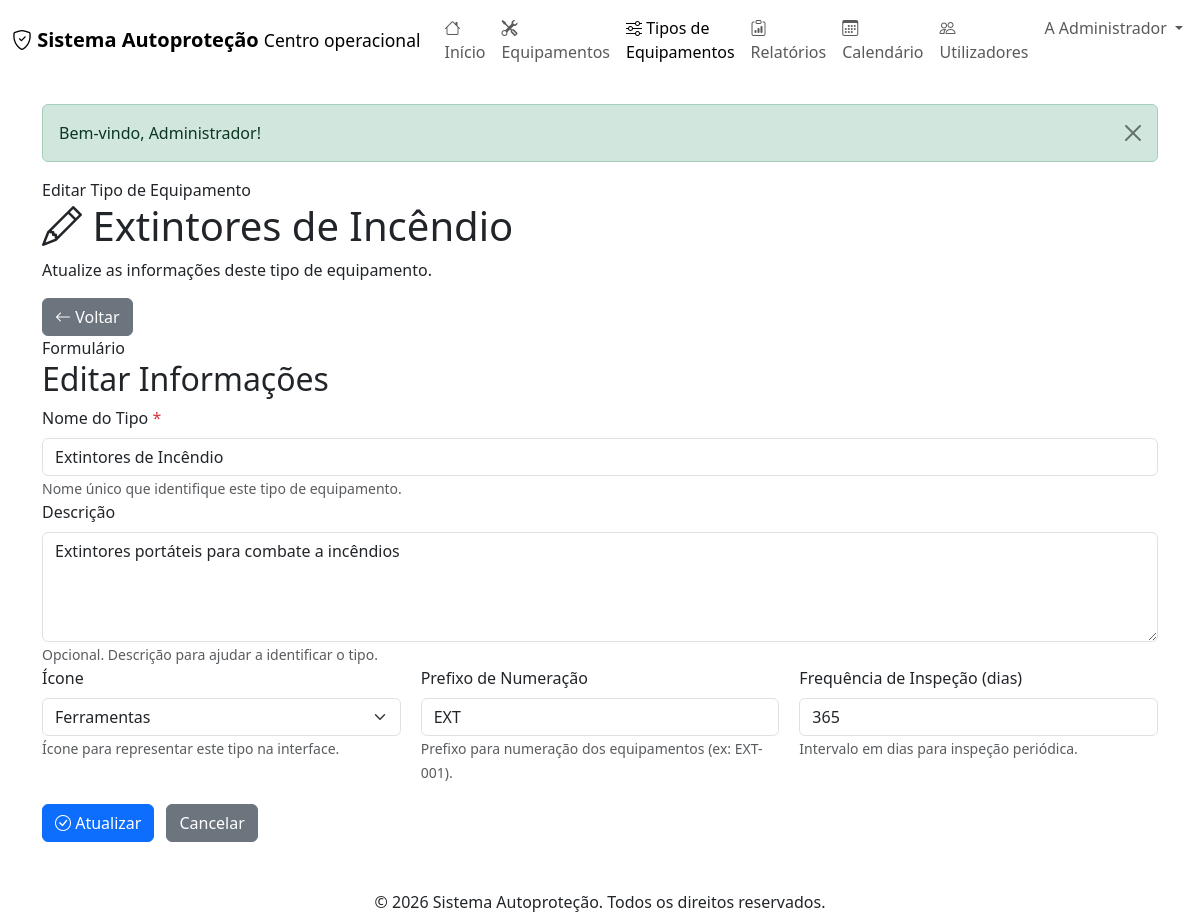
/index.php?controler=tipo_equipamento&acao=editar&id=1 (signed in), run on the app's committed database.
### tables this page shows
CREATE TABLE IF NOT EXISTS tipos_equipamentos (
    id INT AUTO_INCREMENT PRIMARY KEY,
    nome VARCHAR(100) NOT NULL,
    descricao TEXT,
    icone VARCHAR(50),
    prefixo_numeracao VARCHAR(20) COMMENT 'Prefixo para numeração dos equipamentos, ex: EXT, HID, LUM',
    proximo_numero INT DEFAULT 1 COMMENT 'Próximo número sequencial do tipo de equipamento',
    frequencia_inspecao INT COMMENT 'Frequência em dias',
    ativo BOOLEAN DEFAULT TRUE,
    data_criacao TIMESTAMP DEFAULT CURRENT_TIMESTAMP,
    UNIQUE KEY uk_tipo_nome (nome),
    INDEX idx_ativo (ativo)
);

### app/core/View.php (called while the page is built, shortened)
<?php
class View {
    public static function render($view, array $data = []) {
        $viewPath = APP_PATH . DIRECTORY_SEPARATOR . 'views' . DIRECTORY_SEPARATOR . str_replace('/', DIRECTORY_SEPARATOR, $view) . '.php';
        extract($data, EXTR_SKIP);
        require $viewPath;
        require APP_PATH . DIRECTORY_SEPARATOR . 'views' . DIRECTORY_SEPARATOR . 'layouts' . DIRECTORY_SEPARATOR . 'main.php';
    }
}

### app/core/Controller.php (called while the page is built, shortened)
<?php
abstract class Controller {
    protected function render($view, array $data = []) {
        View::render($view, $data);
    }
}

### app/controllers/TipoEquipamentoController.php (called while the page is built, shortened)
<?php
class TipoEquipamentoController extends Controller {
    private $tipoEquipamento;
    public function __construct() {
        $this->tipoEquipamento = new TipoEquipamento();
    }
    public function editar($id) {
        $tipo = $this->tipoEquipamento->getById($id);
        $this->render('tipos_equipamentos/editar', compact('tipo'));
    }
}

### app/core/Application.php (called while the page is built, shortened)
<?php
class Application {
    public function run() {
        $router = new Router();
        $route = $router->resolve($_GET);
        $this->dispatch($route);
    }
    private function registerAutoloader() {
        spl_autoload_register(function ($class) {
            $directories = [
                APP_PATH . DIRECTORY_SEPARATOR . 'core',
                APP_PATH . DIRECTORY_SEPARATOR . 'models',
                APP_PATH . DIRECTORY_SEPARATOR . 'controllers',
            ];
            foreach ($directories as $directory) {
                $file = $directory . DIRECTORY_SEPARATOR . $class . '.php';
                if (file_exists($file)) {
                    return;
                }
            }
        });
    }
    private function dispatch($route) {
        try {
            $controller = new $route['controller']();
            call_user_func_array([$controller, $route['action']], $route['params']);
        } catch (Throwable $exception) {
            $this->handleException($exception);
        }
    }
}

### public/index.php (called while the page is built)
<?php
require_once dirname(__DIR__) . DIRECTORY_SEPARATOR . 'app' . DIRECTORY_SEPARATOR . 'core' . DIRECTORY_SEPARATOR . 'Application.php';
$application = new Application();
$application->run();

### app/models/TipoEquipamento.php (called while the page is built, shortened)
<?php
class TipoEquipamento {
    private $db;
    private $table = 'tipos_equipamentos';
    public function __construct() {
        $this->db = new Database();
    }
    public function getById($id) {
        $id = (int)$id;
        $query = "SELECT * FROM {$this->table} WHERE id = {$id}";
        $resultado = $this->db->query($query);
        if ($resultado && $resultado->num_rows > 0) {
            return $resultado->fetch_assoc();
        }
        return null;
    }
}

### app/models/Database.php (called while the page is built, shortened)
<?php
class Database {
    private $conexao;
    private $host;
    private $port;
    private $user;
    private $password;
    private $dbname;
    public function __construct() {
        $config = require CONFIG_PATH . DIRECTORY_SEPARATOR . 'database.php';
        $this->host = $config['host'];
        $this->port = $config['port'] ?? 3306;
        $this->user = $config['user'];
        $this->password = $config['password'];
        $this->dbname = $config['dbname'];
    }
    private function conectar() {
        try {
            $connection = new mysqli(
                $this->host,
                $this->user,
                $this->password,
                $this->dbname,
                (int)$this->port
            );
            $connection->set_charset("utf8mb4");
            $this->conexao = $connection;
        } catch (Exception $e) {
            die('Erro de conexão com a base de dados: ' . $e->getMessage());
        }
    }
    public function query($query) {
        return $this->conexao->query($query);
    }
}

### app/views/tipos_equipamentos/editar.php (the view, shortened to what this page needs)
<?php
$tipo = $tipo ?? [];
$icones = [
    'bi-tools' => 'Ferramentas',
    'bi-shield-check' => 'Escudo',
    'bi-lightning-charge' => 'Eletricidade',
    'bi-droplet' => 'Água/Hidráulica',
    'bi-fire' => 'Fogo',
    'bi-door-closed' => 'Portas',
    'bi-sliders' => 'Controles',
    'bi-gear' => 'Engrenagens',
    'bi-box-seam' => 'Caixa',
    'bi-lamp' => 'Iluminação',
    'bi-badge-ad' => 'Sinalização',
    'bi-alarm' => 'Alarme'
];
?>
<section class="page-shell page-shell--narrow tipo-equipamento-editar-page">
    <header class="page-hero compact">
        <div>
            <span class="page-hero__eyebrow">Editar Tipo de Equipamento</span>
            <h1><i class="bi bi-pencil"></i> <?php echo htmlspecialchars($tipo['nome'] ?? '', ENT_QUOTES, 'UTF-8'); ?></h1>
            <p>Atualize as informações deste tipo de equipamento.</p>
        </div>
        <div class="page-hero__actions">
            <a href="index.php?controler=tipo_equipamento&acao=ver&id=<?php echo (int)$tipo['id']; ?>" class="btn btn-secondary">
                <i class="bi bi-arrow-left"></i>
                Voltar
            </a>
        </div>
    </header>
    <section class="panel-surface">
        <div class="panel-surface__header">
            <span class="panel-surface__eyebrow">Formulário</span>
            <h2>Editar Informações</h2>
        </div>
        <form method="POST" action="index.php?controler=tipo_equipamento&acao=atualizar&id=<?php echo (int)$tipo['id']; ?>" class="modern-form">
            <div class="form-group">
                <label for="nome" class="form-label">Nome do Tipo <span class="required">*</span></label>
                <input type="text" id="nome" name="nome" class="form-control"
                    value="<?php echo htmlspecialchars($tipo['nome'] ?? '', ENT_QUOTES, 'UTF-8'); ?>"
                    placeholder="Ex.: Extintores, Sprinklers, Portas corta-fogo" required>
                <small class="form-text">Nome único que identifique este tipo de equipamento.</small>
            </div>
            <div class="form-group">
                <label for="descricao" class="form-label">Descrição</label>
                <textarea id="descricao" name="descricao" class="form-control" rows="4"
                    placeholder="Descrição detalhada do tipo de equipamento..."><?php echo htmlspecialchars($tipo['descricao'] ?? '', ENT_QUOTES, 'UTF-8'); ?></textarea>
                <small class="form-text">Opcional. Descrição para ajudar a identificar o tipo.</small>
            </div>
            <div class="form-row">
                <div class="form-group" style="flex: 1;">
                    <label for="icone" class="form-label">Ícone</label>
                    <select id="icone" name="icone" class="form-select">
                        <?php foreach ($icones as $valor => $label): ?>
                            <option value="<?php echo htmlspecialchars($valor, ENT_QUOTES, 'UTF-8'); ?>"
                                <?php echo ($tipo['icone'] ?? 'bi-tools') === $valor ? 'selected' : ''; ?>>
                                <?php echo htmlspecialchars($label, ENT_QUOTES, 'UTF-8'); ?>
                            </option>
                        <?php endforeach; ?>
                    </select>
                    <small class="form-text">Ícone para representar este tipo na interface.</small>
                </div>
                <div class="form-group" style="flex: 1;">
                    <label for="prefixo_numeracao" class="form-label">Prefixo de Numeração</label>
                    <input type="text" id="prefixo_numeracao" name="prefixo_numeracao" class="form-control"
                        value="<?php echo htmlspecialchars($tipo['prefixo_numeracao'] ?? '', ENT_QUOTES, 'UTF-8'); ?>"
                        placeholder="Ex.: EXT, SPRK, POR" maxlength="20">
                    <small class="form-text">Prefixo para numeração dos equipamentos (ex: EXT-001).</small>
                </div>
                <div class="form-group" style="flex: 1;">
                    <label for="frequencia_inspecao" class="form-label">Frequência de Inspeção (dias)</label>
                    <input type="number" id="frequencia_inspecao" name="frequencia_inspecao" class="form-control"
                        value="<?php echo (int)($tipo['frequencia_inspecao'] ?? 0) > 0 ? (int)$tipo['frequencia_inspecao'] : ''; ?>"
                        placeholder="Ex.: 365" min="1">
                    <small class="form-text">Intervalo em dias para inspeção periódica.</small>
                </div>
            </div>
            <div style="display: flex; gap: 12px; margin-top: 20px;">
                <button type="submit" class="btn btn-primary">
                    <i class="bi bi-check-circle"></i>
                    Atualizar
                </button>
                <a href="index.php?controler=tipo_equipamento&acao=ver&id=<?php echo (int)$tipo['id']; ?>" class="btn btn-secondary">
                    Cancelar
                </a>
            </div>
        </form>
    </section>
</section>

### app/views/tipos_equipamentos/editar.php (style rules this page uses)
.required { color: #dc3545; }
.form-row { display: grid; grid-template-columns: repeat(auto-fit, minmax(150px, 1fr)); gap: 20px; }

### data on the page
tipos_equipamentos: nome "Extintores de Incêndio", descricao "Extintores portáteis para combate a incêndios", icone "Ferramentas", prefixo_numeracao "EXT", frequencia_inspecao "365"

### other printed values
APP_NAME "Sistema Autoproteção"
$inicialUtilizador "A"
$nomeUtilizador "Administrador"
$_SESSION['mensagem'] "Bem-vindo, Administrador!"
